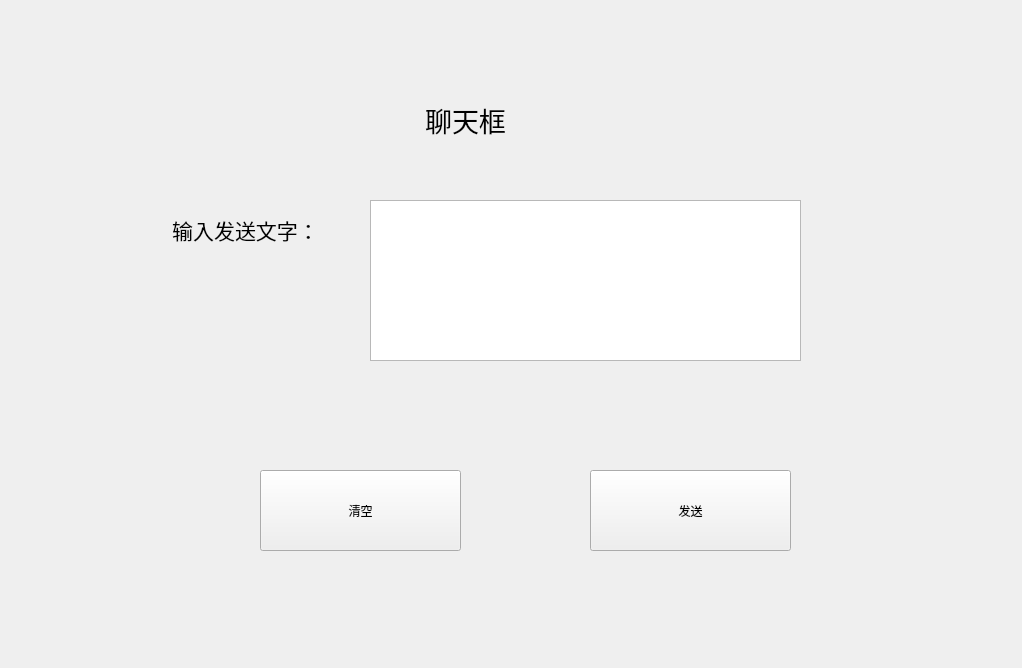
<?xml version="1.0" encoding="UTF-8"?>
<ui version="4.0">
 <class>Chat</class>
 <widget class="QWidget" name="Chat">
  <property name="geometry">
   <rect>
    <x>0</x>
    <y>0</y>
    <width>1022</width>
    <height>668</height>
   </rect>
  </property>
  <property name="windowTitle">
   <string>Form</string>
  </property>
  <widget class="QLabel" name="label">
   <property name="geometry">
    <rect>
     <x>140</x>
     <y>180</y>
     <width>211</width>
     <height>101</height>
    </rect>
   </property>
   <property name="text">
    <string>&lt;html&gt;&lt;head/&gt;&lt;body&gt;&lt;p align=&quot;center&quot;&gt;&lt;span style=&quot; font-size:16pt;&quot;&gt;输入发送文字：&lt;/span&gt;&lt;/p&gt;&lt;/body&gt;&lt;/html&gt;</string>
   </property>
  </widget>
  <widget class="QPushButton" name="cancel_btn">
   <property name="geometry">
    <rect>
     <x>260</x>
     <y>470</y>
     <width>201</width>
     <height>81</height>
    </rect>
   </property>
   <property name="text">
    <string>清空</string>
   </property>
  </widget>
  <widget class="QTextEdit" name="send_edit">
   <property name="geometry">
    <rect>
     <x>370</x>
     <y>200</y>
     <width>431</width>
     <height>161</height>
    </rect>
   </property>
  </widget>
  <widget class="QPushButton" name="send_btn">
   <property name="geometry">
    <rect>
     <x>590</x>
     <y>470</y>
     <width>201</width>
     <height>81</height>
    </rect>
   </property>
   <property name="text">
    <string>发送</string>
   </property>
  </widget>
  <widget class="QLabel" name="label_2">
   <property name="geometry">
    <rect>
     <x>360</x>
     <y>70</y>
     <width>211</width>
     <height>101</height>
    </rect>
   </property>
   <property name="text">
    <string>&lt;html&gt;&lt;head/&gt;&lt;body&gt;&lt;p align=&quot;center&quot;&gt;&lt;span style=&quot; font-size:20pt;&quot;&gt;聊天框&lt;/span&gt;&lt;/p&gt;&lt;/body&gt;&lt;/html&gt;</string>
   </property>
  </widget>
 </widget>
 <resources/>
 <connections/>
</ui>
